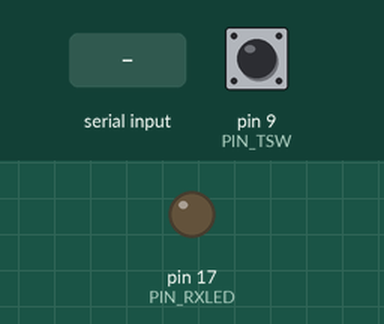
A sketch run on a simulated SparkFun Pro Micro, built with avr-gcc and run on an emulated ATmega32U4. Shown: output pins drawn as LEDs (lit = HIGH). The test bench sets the inputs (shaded band); at power-on: pin 9 (PIN_TSW) HIGH. Sleep ends after the set time or at an interrupt; what the sketch prints to the serial monitor is not drawn.

Above: at 1.2 s.
1.3 s: pin 9 (PIN_TSW) pulled LOW for 0.15 s
At 2.2 s:
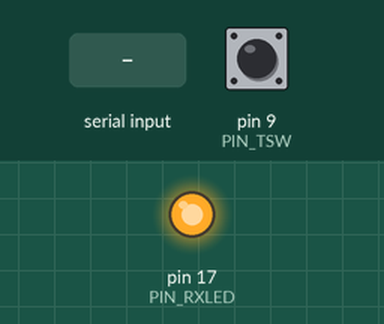
2.9 s: "90,45\n" received over the second serial link
4.4 s: "30,150\n" received over the second serial link
Timing chart, 0 to 7.4 s (numbered marks = the images above; inputs shaded):
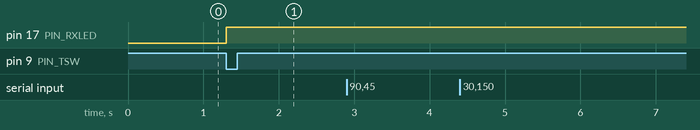

The sketch:

testPCINT_Serial1.ino
```cpp
#include <avr/sleep.h>

#define PIN_TSW (9)
#define PIN_RXLED (17)

// ---------------------------------------------------------------------------------------------------------------
class NMEA {
  public:
    NMEA();
  private:
    float __lon;
    float __lat;
};

NMEA::NMEA() {
  __lon = 0.0;
  __lat = 0.0;
}

NMEA nmea;
// ---------------------------------------------------------------------------------------------------------------

void setup() {
  while (true) {
    if (Serial) {
      break;
    }
    else delay(10);
  }
  Serial.begin(115200);

  Serial1.begin(9600);

  pinMode(PIN_TSW, INPUT_PULLUP);
  pinMode(PIN_RXLED, OUTPUT);

  set_sleep_mode(SLEEP_MODE_IDLE);

  PCMSK0 |= (1 << PCINT5);
  PCICR |= (1 << PCIE0);
}

volatile int counter = 0;
volatile bool tako = false;

ISR(PCINT0_vect) {
  if (digitalRead(PIN_TSW) == LOW) {
    counter++;
    if (tako == false) {
      tako = true;
      digitalWrite(PIN_RXLED, HIGH);
    }
    else {
      digitalWrite(PIN_RXLED, LOW);
    }
  }
}

void loop() {
  char buffer[0x100];
  int length = GPSreadln(buffer);

  //  digitalWrite(PIN_RXLED, HIGH);
  checkNMEA(buffer);
  //  digitalWrite(PIN_RXLED, LOW);
  //  Serial.println(buffer);

  //  int bytes = Serial1.available();
  //  while (bytes--) {
  //    char c = (char)Serial1.read();
  //    Serial.print(c);
  //  }
  if (tako) {
    tako = false;
    Serial.println(counter);
  }
  else {
    TXLED1;
    //    delay(1000);
    sleep_mode();
    TXLED0;
  }
}
```

nmea.ino
```cpp
void checkNMEA(char *line){
  char *p;
  char c;
  char csum = 0;
  int es = 0;
  char *ppp;
  bool loop = true;
  char *ep[0x100];

  for (p = line; c = *p; ) {
    switch (c) {
      case ',':
        csum ^= c;
        ep[es++] = ppp;
        *p++ = 0;
        ppp = p;
        break;
      case '$':
        p++;
        ppp = p;
        break;
      case '*':
        *p++ = 0;
        ep[es++] = ppp;
        loop = false;
        break;
      default:
        csum ^= c;
        p++;
        //        Serial.print(c);
        break;
    }
    if (loop == false) {
      char ooo;
      sscanf(p,"%x",&ooo);
      if(ooo != csum){
//        Serial.println("Checksum NG : " + String(ooo,HEX) + ":" + String(csum,HEX));
      }
      break;
    }
  }

  for (int a = 0; a < es; a++) {
    Serial.print("[" + String(ep[a]) + "]");
  }
  Serial.println();

}

int GPSreadln(char *buffer) {
  int length = 0;
  bool loop = true;
  while (loop) {
    int bytes = Serial1.available();
    while (bytes--) {
      char c = Serial1.read();
      switch (c) {
        case 0x0d:
          break;
        case 0x0a:
          loop = false;
          break;
        default:
          *buffer++ = c;
          length++;
          break;
      }
    }
  }
  *buffer = 0;

  return(length);
}
```

Measured:
- after the input at 1.3 s, pin 17 (PIN_RXLED): LOW → HIGH at once
- after the input at 2.9 s, every drawn part: stays the same
- after the input at 4.4 s, every drawn part: stays the same
